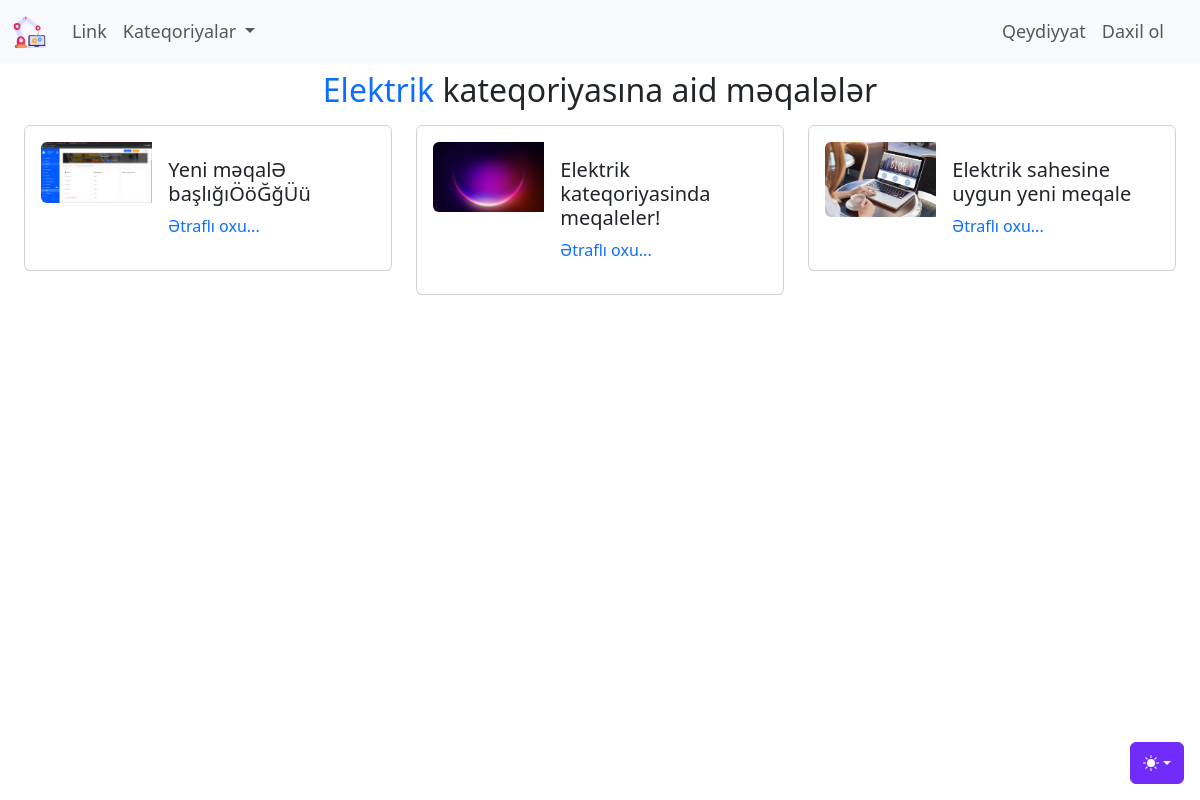
The page /kateqoriya/elektrik on the database its author committed.
### blog/models.py (models this page shows, shortened)
class Kateqoriya(models.Model):
    class Meta:
        verbose_name = 'Kateqoriya'
        verbose_name_plural = 'Kateqoriyalar'
    kateqoriya_adi = models.CharField('Kateqoriya adı', max_length=150)
    kateqoriya_slug = models.SlugField(editable=False, unique=True)
    def __str__(self):
        return f"{self.kateqoriya_adi}"

class Blog(models.Model):
    class Meta:
        verbose_name = 'Məqalə'
        verbose_name_plural = 'Məqalələr'
    basliq_sekli = models.ImageField(upload_to = "uploads/%d.%m.%Y",default = 'uploads/default.jpg',null=True,blank=True)
    karusel_sekli = ImageSpecField(source="basliq_sekli",
                                   processors=[ResizeToFill(600,400)],
                                   format='JPEG',
                                   options={'quality':100})
    basliq = models.CharField('Məqalə başlığı', max_length = 200)
    kontent = CKEditor5Field('Məqalə kontenti', config_name = 'extends')
    yaradilma_tarixi = models.DateTimeField('Yaranma tarixi', auto_now_add = True)
    deyisdirilme_tarixi = models.DateTimeField('Yaranma tarixi', auto_now = True)
    blog_slug = models.SlugField(editable=False, unique = True)
    blog_kateqoriya = models.ManyToManyField(Kateqoriya, verbose_name = 'Kateqoriyaları seçin.')
    yayinda_mi = models.BooleanField('Yayına buraxılsın?', default = False)
    yeni_mi = models.BooleanField('Yeni məqalə?', default = True)
    karuselde = models.BooleanField('Karuseldə', default = False)
    istifadeci = models.ForeignKey(settings.AUTH_USER_MODEL,verbose_name='İstifadəçi',on_delete = models.CASCADE)

### blog/views.py (the view)
# urls.py: path('kateqoriya/<slug:_slug>',views.kateqoriyaya_get,name='kateqoriyaya_get')
def kateqoriyaya_get(request,_slug):
    context = {
        'kateqoriyalar': Kateqoriya.objects.all(),
        'yazilar' : Kateqoriya.objects.get(kateqoriya_slug =_slug).blog_set.all(),
        'secilen_kateqoriya' : Kateqoriya.objects.get(kateqoriya_slug=_slug),
    }
    return render(request,'blog/kateqoriyaya_get.html',context)

### blog/templates/blog/kateqoriyaya_get.html (shortened to what this page needs)
{%extends 'base.html'%}
{% load static %}
{% block some_css %}
<link rel="stylesheet" href="{%static 'blog/css/kateqoriyaya_get.css'%}">
{% endblock  %}
{% block content %}
    <div class="container-fluid">
        <div class="row">
            <div class="col text-center mt-2">
                <h2 class="h2"><span class="text-primary">{{secilen_kateqoriya}}</span> kateqoriyasına aid məqalələr</h2>
            </div>
        </div>
        <div class="row">
            {% if yazilar %}
                {% for yazi in  yazilar%}
                <div class="col-md-6 col-lg-6 col-xl-4 col-xxl-4">
                    <div class="card mb-3 p-3 w-100 mt-2">
                        <div class="row g-0">
                        <div class="col-md-4">
                            <a href="{%url 'yazini_tap' yazi.blog_slug%}" target="_blank" rel="noopener noreferrer">
                                <img src="{{yazi.basliq_sekli.url}}" class="img-fluid rounded-start" alt="{{yazi.basliq}}">
                            </a>
                        </div>
                        <div class="col-md-8">
                            <div class="card-body card-body-custom">
                                <h5 class="card-title">{{yazi.basliq}}</h5>
                                <a href="{%url 'yazini_tap' yazi.blog_slug%}" target="_blank" rel="noopener noreferrer" class="btn_etrafli_oxu">Ətraflı oxu...</a>
                            </div>
                        </div>
                        </div>
                    </div>
                </div>
                {% endfor %}
            {% else %}
                    <div class="alert alert-warning">Bu kateqoriyaya aid məqalə yoxdur.</div>
            {% endif %}
        </div>
    </div>
{% endblock %}

### blog/static/blog/css/kateqoriyaya_get.css (style rules this page uses)
.btn_etrafli_oxu { text-decoration: none; }

### rows shown on the page
Kateqoriya: kateqoriya_adi "Elektrik"
Blog: basliq_sekli (picture), basliq "Yeni məqalƏ başlığıÖöĞğÜü"
Blog: basliq_sekli (picture), basliq "Elektrik kateqoriyasinda meqaleler!"
Blog: basliq_sekli (placeholder picture), basliq "Elektrik sahesine uygun yeni meqale"
